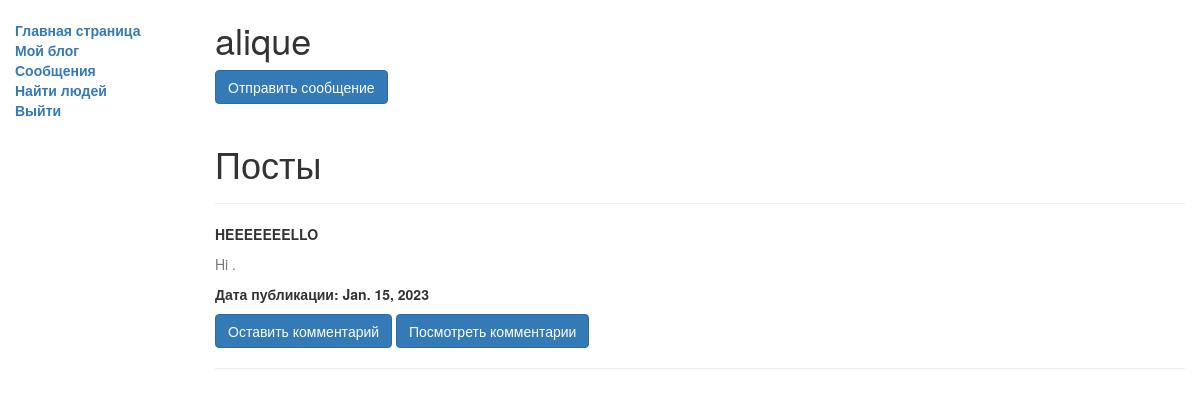
The page /blog/author/alique/ (signed in) on the database as committed earlier.
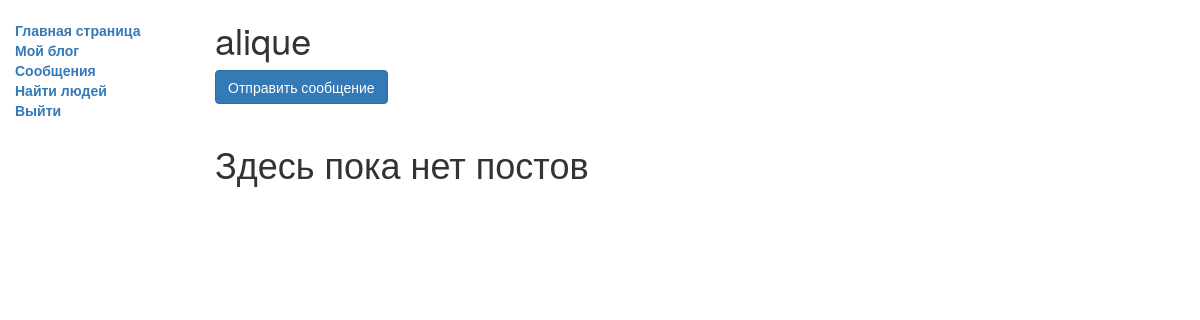
The same page on the database as committed later.
### blog/models.py (models this page shows, shortened)
class Post(models.Model):
    owner = models.ForeignKey(CustomUser, on_delete=models.CASCADE)
    header = models.CharField(
        "Заголовок",
        max_length=64,
        null=True,
    )
    text = models.TextField(
        "Текст поста",
        null=True,
    )
    posting_date = models.DateField(auto_now_add=True)

### blog/views.py (the view)
# urls.py: re_path(r'^author/(?P<slug>[-\w]+)/$', views.UserDetailView.as_view(), name='user-detail'),
class UserDetailView(DetailView):
    model = models.CustomUser
    context_object_name = 'user_detail'
    template_name = 'blog/profile.html'
    slug_field = 'username'

### blog/templates/blog/profile.html (shortened to what this page needs)
{% extends "base_generic.html" %}
{% block content %}
<h1>{{user_detail.username}}</h1>
{% if user.is_authenticated and user.username != user_detail.username %}
<a href="{% url 'room' user_detail.username %}"><button class="btn btn-primary">Отправить сообщение</button></a>
{%endif%}
<br>
<br>
{%if user_detail.post_set.all %}
<h1>Посты</h1>
<hr>
{% for post in user_detail.post_set.all %}
<p><strong> {{post.header}}</strong></p>
<p class="text-muted">{{post.text}}</p>
<p><strong>Дата публикации: {{post.posting_date}}</strong></p>
<a href="{% url 'new-comment' post.id %}"><button class="btn btn-primary">Оставить комментарий</button></a> <a
    href="{% url 'post-detail' post.id%}"><button class="btn btn-primary">Посмотреть комментарии</button></a>
<hr>
{%endfor%}
{%else%}
<h1>Здесь пока нет постов</h1>
{%endif%}
{% endblock %}

Rows that differ between the two databases and show on the page:
removed Post: header "HEEEEEEELLO", text "Hi .", posting_date "Jan. 15, 2023"
Other text that changed with them:
text no longer shown: "Посты"
text now shown: "Здесь пока нет постов"
